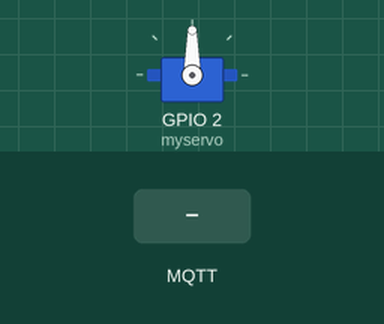
The sketch below on a simulated ESP8266 (NodeMCU). Shown: servo. The test bench sets the inputs (shaded band). WiFi joins after 1.5 s; servers stay silent unless stated; no MQTT or app messages arrive unless stated; what the sketch prints to the serial monitor is not drawn.

Above: at 2.7 s.
2.8 s: MQTT message "5" arrives on the first subscribed topic
At 3.1 s:
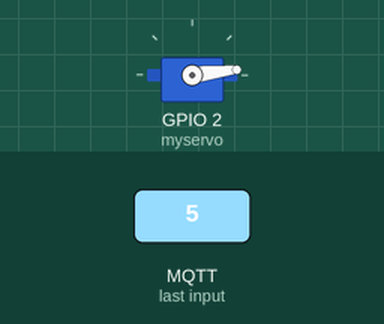
4.3 s: MQTT message "90" arrives on the first subscribed topic
At 5.4 s:
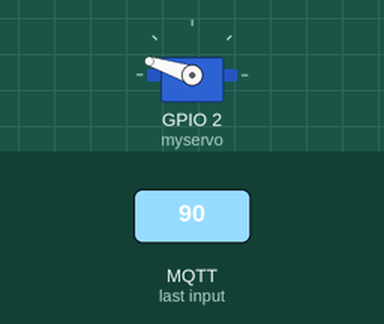
5.8 s: MQTT message "200" arrives on the first subscribed topic
At 6.6 s:
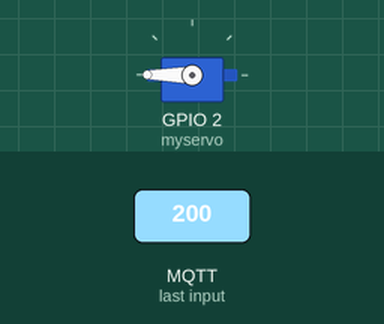
7.3 s: MQTT message "on" arrives on the first subscribed topic
At 7.7 s:
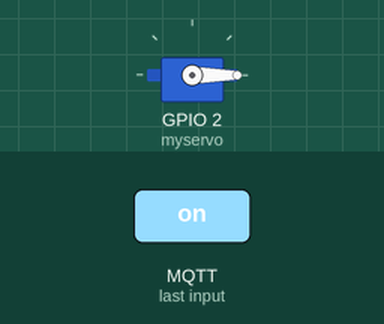
Timing chart, 0 to 9.8 s (numbered marks = the images above; inputs shaded):
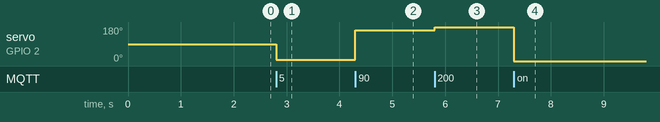

The sketch:

ServoMQTT.ino
```cpp
// Loading the ESP8266WiFi library and the PubSubClient library
#include <ESP8266WiFi.h>
#include <PubSubClient.h>
#include <OneWire.h>
#include <Servo.h>
Servo myservo;

// Change the credentials below, so your ESP8266 connects to your router
const char* ssid = "YOURSSID";
const char* password = "YOURPASSWORD";

// Change the variable to your Raspberry Pi IP address, so it connects to your MQTT broker
const char* mqtt_server = "YOURIPADRESS";
const char* mqttUser = "YOURMQTTUSER";
const char* mqttPassword = "YOURMQTTPASSWORD";

// Initializes the espClient
WiFiClient espClient;
PubSubClient client(espClient);

// Connect an LED to each GPIO of your ESP8266
const int ledGPIO2 = 2;

// Don't change the function below. This functions connects your ESP8266 to your router
void setup_wifi() {
  delay(10);
  // We start by connecting to a WiFi network
  Serial.println();
  Serial.print("Connecting to ");
  Serial.println(ssid);
  WiFi.begin(ssid, password);
  while (WiFi.status() != WL_CONNECTED) {
    delay(500);
    Serial.print(".");
  }
  Serial.println("");
  Serial.print("WiFi connected - ESP IP address: ");
  Serial.println(WiFi.localIP());
}

// This functions is executed when some device publishes a message to a topic that your ESP8266 is subscribed to
// Change the function below to add logic to your program, so when a device publishes a message to a topic that
// your ESP8266 is subscribed you can actually do something
void callback(char* topic, byte* payload, unsigned int length) {
   String string;

  Serial.print("Message arrived [");
  Serial.print(topic);
  Serial.print("] ");
  for (int i = 0; i < length; i++) {
   // Serial.print((char)payload[i]);
     string+=((char)payload[i]);
  }

    Serial.print(string);

if (topic ="servo")
    Serial.print(" ");
   int resultado = string.toInt();
   int pos = map(resultado, 1, 100, 0, 180);
   Serial.println(pos);
    myservo.write(pos);
    delay(15);

 }

// This functions reconnects your ESP8266 to your MQTT broker
// Change the function below if you want to subscribe to more topics with your ESP8266
void reconnect() {
  // Loop until we're reconnected
  while (!client.connected()) {
    Serial.print("Attempting MQTT connection...");

    if (client.connect("ESP8266Client", mqttUser, mqttPassword )) {

      Serial.println("connected");
      // Subscribe or resubscribe to a topic
      // You can subscribe to more topics (to control more LEDs in this example)
      client.subscribe("servo");
    } else {
      Serial.print("failed, rc=");
      Serial.print(client.state());
      Serial.println(" try again in 5 seconds");
      // Wait 5 seconds before retrying
      delay(5000);
    }
  }
}

// The setup function sets your ESP GPIOs to Outputs, starts the serial communication at a baud rate of 115200
// Sets your mqtt broker and sets the callback function
// The callback function is what receives messages and actually controls the LEDs
void setup() {

  Serial.begin(115200);
   myservo.attach(2);
  setup_wifi();
  client.setServer(mqtt_server, 1883);
  client.setCallback(callback);
}

// For this project, you don't need to change anything in the loop function.
// Basically it ensures that you ESP is connected to your broker
void loop() {
  if (!client.connected()) {
    reconnect();
  }
  if(!client.loop())
     /*
     YOU  NEED TO CHANGE THIS NEXT LINE, IF YOU'RE HAVING PROBLEMS WITH MQTT MULTIPLE CONNECTIONS
     To change the ESP device ID, you will have to give a unique name to the ESP8266.
     Here's how it looks like now:
       client.connect("ESP8266Client");
     If you want more devices connected to the MQTT broker, you can do it like this:
       client.connect("ESPOffice");
     Then, for the other ESP:
       client.connect("ESPGarage");
      That should solve your MQTT multiple connections problem

     THE SECTION IN recionnect() function should match your device name
    */
    client.connect("ESP8266Client");
}
```

Measured:
- after the input at 2.8 s, servo on GPIO 2 (myservo): 90° → 7° at once
- after the input at 4.3 s, servo on GPIO 2 (myservo): 7° → 162° at once
- after the input at 5.8 s, servo on GPIO 2 (myservo): 162° → 180° at once
- after the input at 7.3 s, servo on GPIO 2 (myservo): 180° → 0° at once
